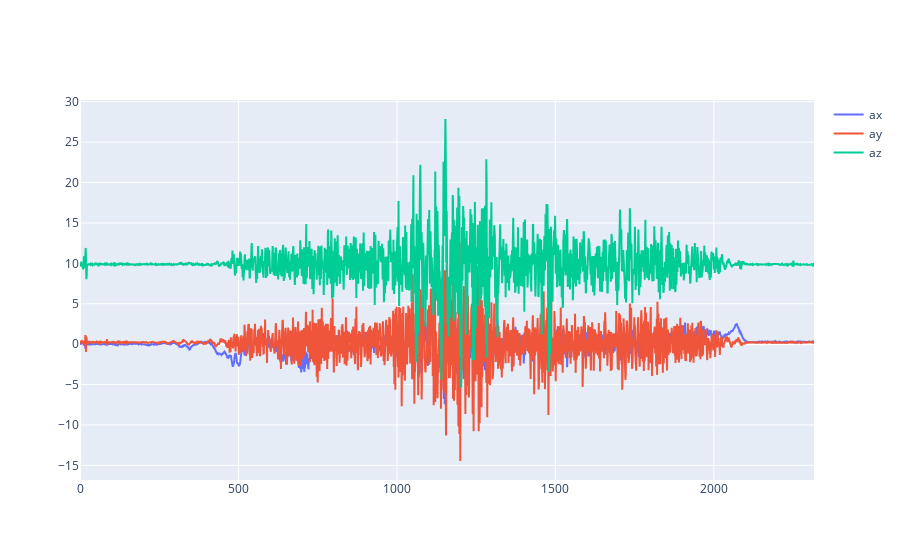

The cell this chart's notebook holds for it:
### Code cell
fig = single_graph(revert_data[["ax", "ay", "az"]])
fig.show()

### Figure 1 — Plotly figure (JSON) as saved in the notebook; plotly's stock layout.template omitted (floating-point values rounded to 4 significant figures; data arrays with more than 128 entries replaced by an {"elided": "..."} marker saying what was removed)
{"data": [{"name": "ax", "type": "scatter", "x": {"elided": "2317 int values"}, "y": {"elided": "2317 float values"}}, {"name": "ay", "type": "scatter", "x": {"elided": "2317 int values"}, "y": {"elided": "2317 float values"}}, {"name": "az", "type": "scatter", "x": {"elided": "2317 int values"}, "y": {"elided": "2317 float values"}}], "layout": {}}
